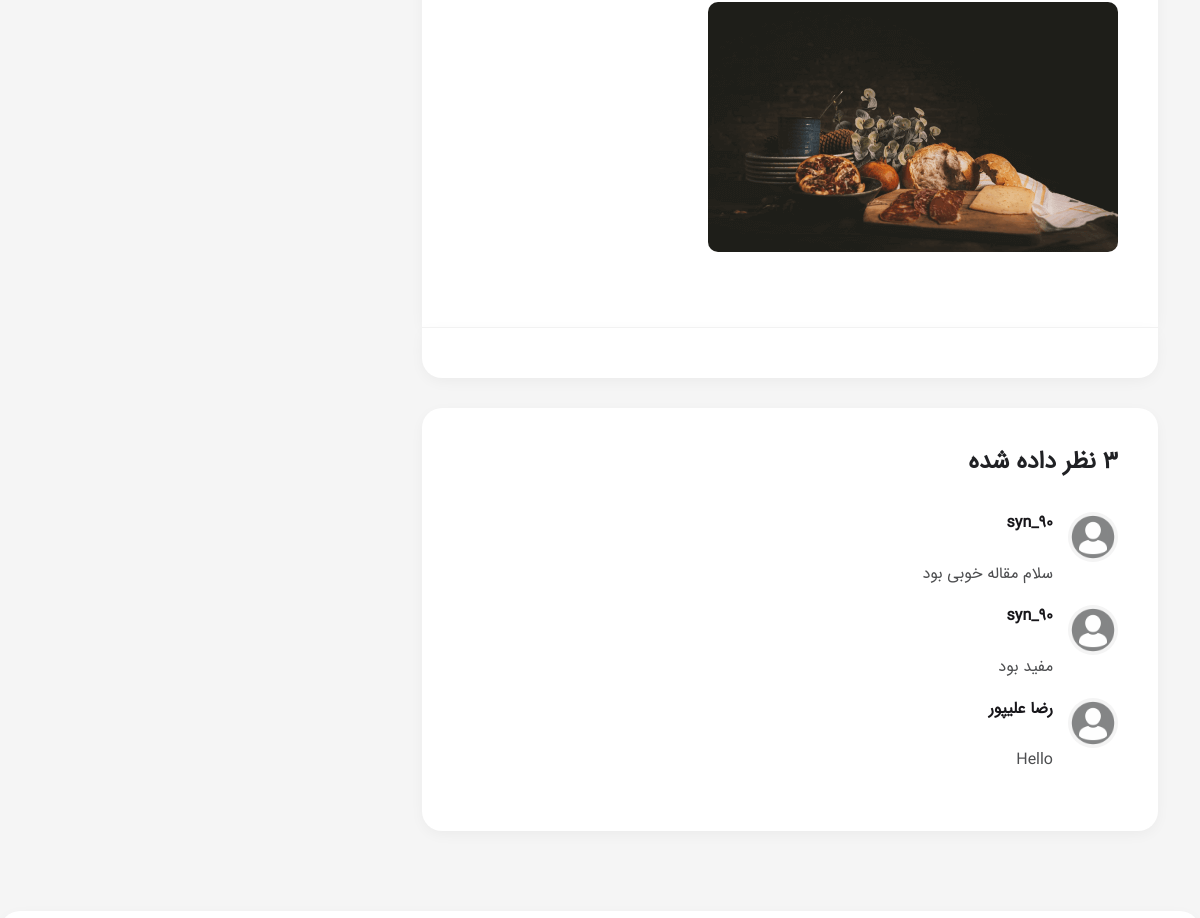
The page /articels/details/سرگذشت-نویسنده/ (signed in, middle part) on the database as committed earlier.
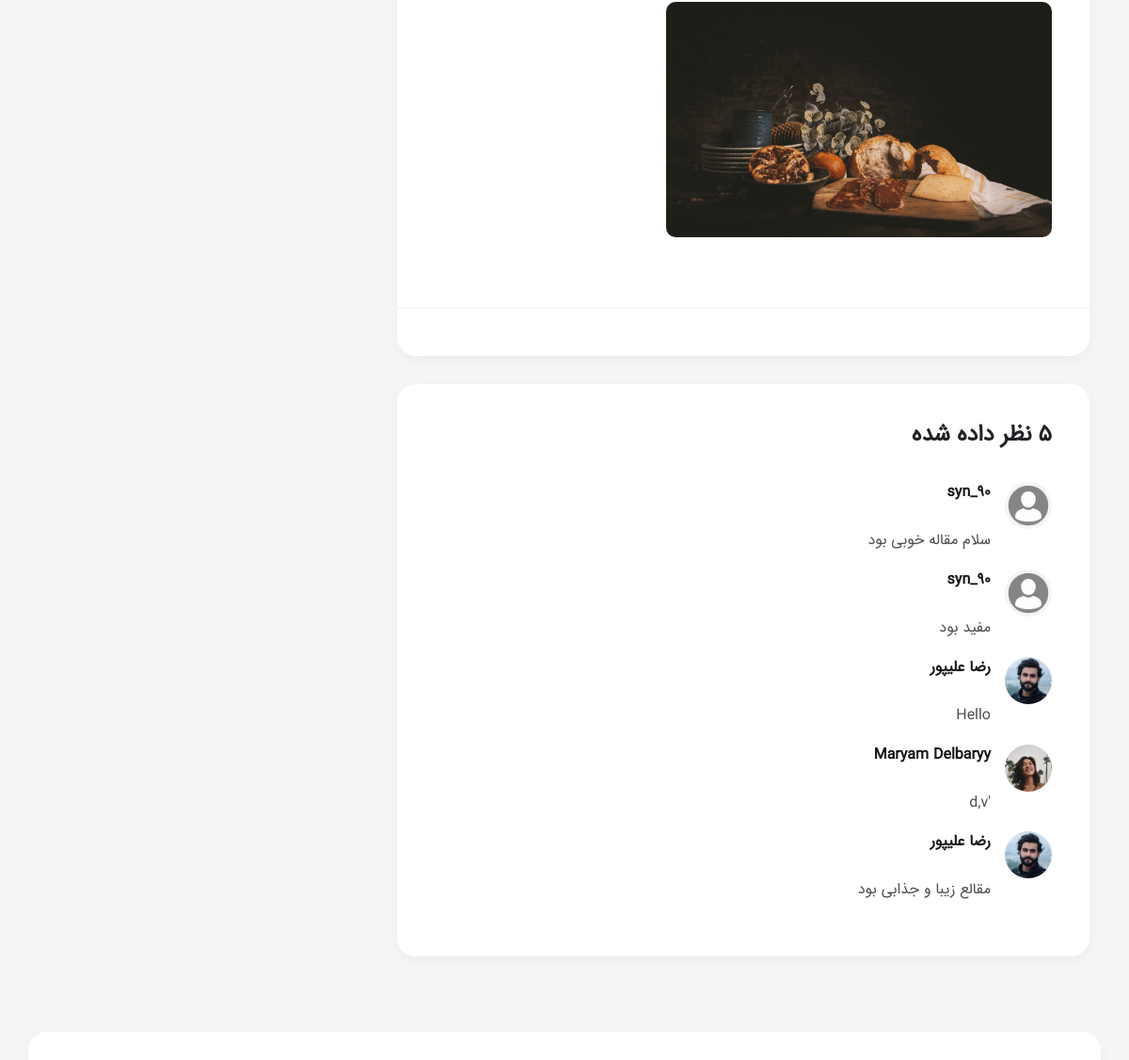
The same page on the database as committed later.
### articels_app/models.py (models this page shows, shortened)
class ArticleModel(models.Model):
    title = models.CharField(max_length=50, verbose_name='عنوان')
    img1 = models.ImageField(upload_to='articles/%Y', verbose_name= 'تصویر اول')
    img2 = models.ImageField(upload_to='articles/%Y', verbose_name="تصویر دوم ")
    para1 = models.TextField(verbose_name='پاراگراف اول')
    para2 = models.TextField(verbose_name='پاراگراف دوم')
    create_at = models.DateTimeField(auto_now_add=True, verbose_name='تاریخ')
    slug = models.SlugField(verbose_name='عنوان در مرورگر', allow_unicode=True)
    author = models.ForeignKey(to=UserModel, on_delete=models.CASCADE, null=True,verbose_name='نویسنده', editable=False)
    is_active = models.BooleanField(default=True, verbose_name='فعال/غیرفعال')
    class Meta:
        verbose_name = 'مقاله'
        verbose_name_plural = 'مقالات'
        ordering = ['id']

class ArticleCommentModel(models.Model):
    user = models.ForeignKey(to = UserModel, on_delete=models.CASCADE, verbose_name='کاربر', editable=False)
    article = models.ForeignKey(to = ArticleModel, on_delete=models.CASCADE, verbose_name='مقاله')
    text = models.TextField(verbose_name='متن')
    create_at =models.DateTimeField(auto_now_add=True, verbose_name='تاریخ')
    is_publish = models.BooleanField(default=False, verbose_name="انتشار")
    class Meta:
        verbose_name = 'کامنت'
        verbose_name_plural = 'کامنت ها '
        ordering = ['id']

### user_app/models.py (models this page shows)
class UserModel(AbstractUser):
    phone = models.CharField(max_length=12)
    active_code= models.CharField(max_length=6)
    avatar = models.ImageField(upload_to= 'avatars/', default='avatars/User Profile Icon.png', verbose_name='پروفایل', null=True, blank=True)
    def __str__(self):
        return self.username

### articels_app/views.py (the view, shortened to what this page needs)
# urls.py: path('details/<slug>/',DetailView.as_view(), name = 'article_details'),
class DetailView(View):
    def get_article(self, slug):
        article = ArticleModel.objects.prefetch_related('articlecommentmodel_set').filter(slug=slug).first()
        if article is not None:
            return article
        else:raise Http404
    def get(self, request, slug):
        article = self.get_article(slug)
        return render(request, 'article_details.html', {
            'article' : article
        })

### polls/templatetags/poll_extras.py (called while the page is built)
@register.filter(name = 'persian_time')
def persian_time(value):
    if isinstance(value, datetime.datetime):
        value = value.date()
    date = jdatetime.date.fromgregorian(date=value)
    date = str(date).replace('-', '/')
    return date

@register.filter(name = 'filter_by_publish')
def filter_by_publish(value , id):
    result = ArticleCommentModel.objects.filter(is_publish=True ,article__id=id)
    return len(result)

### articels_app/templates/article_details.html (shortened to what this page needs)
{% extends '_layout.html' %}
{% load poll_extras %}
{% block content %}
    <section class="blog-details-area bg-gray sec_padding">
        <div class="container rtl">
            <div class="row">
                <div class="col-xl-8 mb-50">
                    <div class="details-content round-box wow fadeIn">
                        <img class="rounded-5 mb-35 img-fluid" src="{{ article.img2.url }}" alt="Images">
                    </div>
                    <div class="social-content d-flex flex-lg-row flex-column gap-3 justify-content-between mb-30 wow fadeInUP">
                    </div>
                    {% if request.user.is_authenticated %}
                        <div class="comments-item round-box mb-30 wow fadeInUp">
                            <h4 class="mb-35">{{ article.articlecommentmodel_set|filter_by_publish:article.id }} نظر
                                داده شده</h4>
                            {% for comment in  article.articlecommentmodel_set.all %}
                                {% if comment.is_publish %}
                                    <div class="comments-content">
                                    <div>
                                        {% if comment.user.avatar %}
                                            <img src="{{ comment.user.avatar.url }}" alt="Face"
                                                 style="width: 50px; height: 50px; border-radius: 50%; object-fit: cover;">
                                        {% else %}
                                            <img src="/static/img/User%20Profile%20Icon.png" alt="Face"
                                                 style="width: 50px; height: 50px; border-radius: 50%; object-fit: cover;">
                                        {% endif %}
                                    </div>
                                    <div class="comments-text">
                                        <div class="d-flex flex-wrap justify-content-between mb-20">
                                            <div>
                                                <a href="#" class="admin-title"> {{ comment.user }}</a>
                                            </div>
                                        </div>
                                        <p class="small-2">
                                            {{ comment.text }}
                                        </p>
                                    </div>
                                {% endif %}
                            </div>
                            {% endfor %}
                        </div>
                    {% else %}
                        <div class="col-sm-12 alert alert-danger">برای ثبت نظر باید وارد <a
                                href="{% url 'login_page' %}">حساب کاربری </a>خود شوید
                        </div>
                    {% endif %}
                </div>
                <div class="reply-item round-box wow fadeInUp">
                </div>
            </div>
        </div>
    </section>
{% endblock %}

Rows that differ between the two databases and show on the page:
computed for ArticleModel: articlecommentmodel_set|filter_by_publish "3" → "5"
changed through a linked row, ArticleCommentModel "Hello": user.avatar: picture added; password: picture removed
now on this page (row edited): ArticleCommentModel: user.avatar (picture), user "Maryam Delbaryy", text "'d,v"
now on this page (row edited): ArticleCommentModel: user.avatar (picture), user "رضا علیپور", text "مقالع زیبا و جذابی بود"
